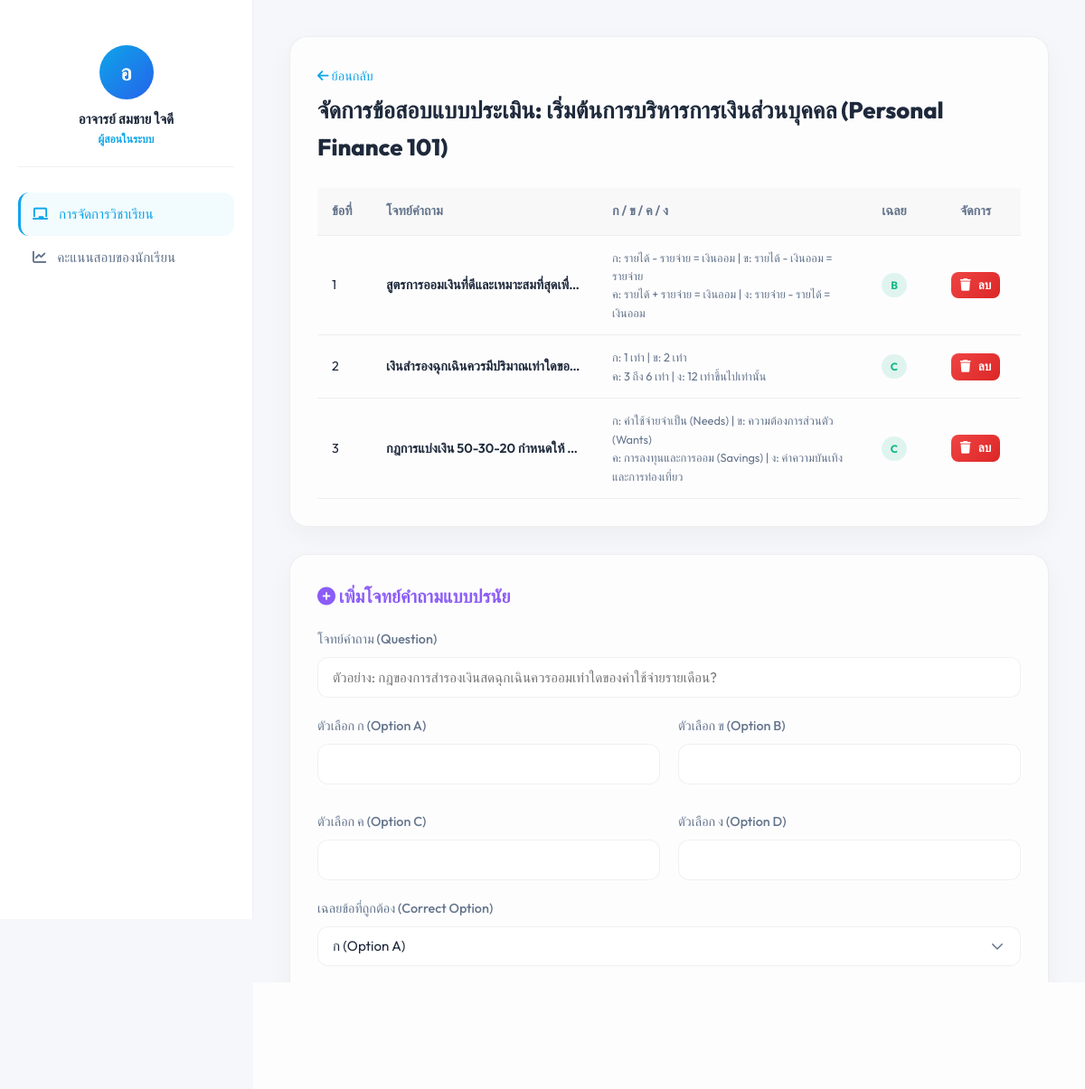
Page /index.php?page=teacher_quizzes&course_id=1 (signed in) on the committed database.
### tables this page shows
CREATE TABLE IF NOT EXISTS users (
    id INT AUTO_INCREMENT PRIMARY KEY,
    fullname VARCHAR(100) NOT NULL,
    username VARCHAR(50) NOT NULL UNIQUE,
    email VARCHAR(100) NOT NULL UNIQUE,
    password VARCHAR(255) NOT NULL,
    role ENUM('admin', 'teacher', 'student') NOT NULL DEFAULT 'student',
    created_at TIMESTAMP DEFAULT CURRENT_TIMESTAMP
);

CREATE TABLE IF NOT EXISTS courses (
    id INT AUTO_INCREMENT PRIMARY KEY,
    title VARCHAR(150) NOT NULL,
    description TEXT,
    teacher_id INT NOT NULL,
    thumbnail VARCHAR(255) DEFAULT 'default_course.jpg',
    created_at TIMESTAMP DEFAULT CURRENT_TIMESTAMP,
    FOREIGN KEY (teacher_id) REFERENCES users(id) ON DELETE CASCADE
);

CREATE TABLE IF NOT EXISTS quizzes (
    id INT AUTO_INCREMENT PRIMARY KEY,
    course_id INT NOT NULL,
    question TEXT NOT NULL,
    option_a VARCHAR(255) NOT NULL,
    option_b VARCHAR(255) NOT NULL,
    option_c VARCHAR(255) NOT NULL,
    option_d VARCHAR(255) NOT NULL,
    correct_option CHAR(1) NOT NULL,  
    created_at TIMESTAMP DEFAULT CURRENT_TIMESTAMP,
    FOREIGN KEY (course_id) REFERENCES courses(id) ON DELETE CASCADE
);

### config.php (called while the page is built, shortened)
<?php
$db_host = '127.0.0.1';
$db_user = 'root';
$db_pass = '';
$db_name = 'fin_course';
try {
    $pdo = new PDO("mysql:host=$db_host;dbname=$db_name;charset=utf8mb4", $db_user, $db_pass, [
        PDO::ATTR_ERRMODE => PDO::ERRMODE_EXCEPTION,
        PDO::ATTR_DEFAULT_FETCH_MODE => PDO::FETCH_ASSOC,
        PDO::ATTR_EMULATE_PREPARES => false,
    ]);
} catch (PDOException $e) {
    die("Database connection failed: " . $e->getMessage());
}
function isLoggedIn() {
    return isset($_SESSION['user_id']);
}
function getCurrentUser() {
    global $pdo;
    $stmt = $pdo->prepare("SELECT * FROM users WHERE id = ?");
    $stmt->execute([$_SESSION['user_id']]);
    return $stmt->fetch();
}
?>

### teacher/quizzes.php (the view, shortened to what this page needs)
<?php
require_once __DIR__ . '/header.php';
$course_id = (int)($_GET['course_id'] ?? 0);
$stmt = $pdo->prepare("SELECT * FROM courses WHERE id = ? AND teacher_id = ?");
$stmt->execute([$course_id, $teacher['id']]);
$course = $stmt->fetch();
$stmt = $pdo->prepare("SELECT * FROM quizzes WHERE course_id = ? ORDER BY id ASC");
$stmt->execute([$course_id]);
$courseQuizzes = $stmt->fetchAll();
?>
<div class="glass-card" style="margin-bottom: 30px;">
    <div style="display: flex; justify-content: space-between; align-items: center; margin-bottom: 25px;">
        <div>
            <a href="index.php?page=teacher_courses" style="color: var(--accent); text-decoration: none; font-size: 0.9rem;"><i class="fa-solid fa-arrow-left"></i> ย้อนกลับ</a>
            <h2 style="font-size: 1.6rem; font-weight: 800; margin-top: 5px;">จัดการข้อสอบแบบประเมิน: <?= htmlspecialchars($course['title']) ?></h2>
        </div>
    </div>
    <div class="table-responsive">
        <table class="table">
            <thead>
                <tr>
                    <th style="width: 60px;">ข้อที่</th>
                    <th>โจทย์คำถาม</th>
                    <th>ก / ข / ค / ง</th>
                    <th style="text-align: center; width: 80px;">เฉลย</th>
                    <th style="text-align: center; width: 100px;">จัดการ</th>
                </tr>
            </thead>
            <tbody>
                <?php if (count($courseQuizzes) === 0): ?>
                    <tr>
                        <td colspan="5" style="text-align: center; color: var(--text-secondary); padding: 30px;">วิชานี้ยังไม่มีชุดคำถามในระบบ โปรดใช้แบบฟอร์มด้านล่างเพื่อเพิ่มคำถามอย่างน้อย 1 ข้อ</td>
                    </tr>
                <?php else: ?>
                    <?php foreach ($courseQuizzes as $i => $q): ?>
                        <tr>
                            <td><?= $i + 1 ?></td>
                            <td style="font-weight: 600; max-width: 250px; overflow: hidden; text-overflow: ellipsis; white-space: nowrap;"><?= htmlspecialchars($q['question']) ?></td>
                            <td style="font-size: 0.8rem; color: var(--text-secondary);">
                                ก: <?= htmlspecialchars($q['option_a']) ?> | ข: <?= htmlspecialchars($q['option_b']) ?><br>
                                ค: <?= htmlspecialchars($q['option_c']) ?> | ง: <?= htmlspecialchars($q['option_d']) ?>
                            </td>
                            <td style="text-align: center;"><span class="badge badge-student"><?= $q['correct_option'] ?></span></td>
                            <td style="text-align: center;">
                                <a href="index.php?page=teacher_quizzes&action=delete_question&question_id=<?= $q['id'] ?>&course_id=<?= $course_id ?>"
                                   onclick="return confirm('ยืนยันลบคำถามนี้?')"
                                   class="btn btn-danger btn-sm" style="padding: 4px 10px;">
                                    <i class="fa-solid fa-trash"></i> ลบ
                                </a>
                            </td>
                        </tr>
                    <?php endforeach; ?>
                <?php endif; ?>
            </tbody>
        </table>
    </div>
</div>
<div class="glass-card">
    <h3 style="font-size: 1.25rem; font-weight: 700; margin-bottom: 20px; color: var(--accent-purple);"><i class="fa-solid fa-plus-circle"></i> เพิ่มโจทย์คำถามแบบปรนัย</h3>
    <form action="index.php?page=teacher_quizzes&action=add_question&course_id=<?= $course_id ?>" method="POST">
        <div class="form-group">
            <label class="form-label">โจทย์คำถาม (Question)</label>
            <input type="text" name="question" class="form-input" placeholder="ตัวอย่าง: กฎของการสำรองเงินสดฉุกเฉินควรออมเท่าใดของค่าใช้จ่ายรายเดือน?" required>
        </div>
        <div class="grid-2" style="grid-template-columns: 1fr 1fr; gap: 20px; margin-bottom: 10px;">
            <div class="form-group">
                <label class="form-label">ตัวเลือก ก (Option A)</label>
                <input type="text" name="option_a" class="form-input" required>
            </div>
            <div class="form-group">
                <label class="form-label">ตัวเลือก ข (Option B)</label>
                <input type="text" name="option_b" class="form-input" required>
            </div>
        </div>
        <div class="grid-2" style="grid-template-columns: 1fr 1fr; gap: 20px;">
            <div class="form-group">
                <label class="form-label">ตัวเลือก ค (Option C)</label>
                <input type="text" name="option_c" class="form-input" required>
            </div>
            <div class="form-group">
                <label class="form-label">ตัวเลือก ง (Option D)</label>
                <input type="text" name="option_d" class="form-input" required>
            </div>
        </div>
        <div class="form-group" style="margin-bottom: 25px;">
            <label class="form-label">เฉลยข้อที่ถูกต้อง (Correct Option)</label>
            <select name="correct_option" class="form-input form-select" required>
                <option value="A">ก (Option A)</option>
            </select>
        </div>
        <div style="display: flex; justify-content: flex-end;">
            <button type="submit" class="btn btn-secondary" style="padding: 12px 30px;">
                <i class="fa-solid fa-save"></i> บันทึกโจทย์คำถาม
            </button>
        </div>
    </form>
</div>
<?php require_once __DIR__ . '/footer.php'; ?>

### teacher/header.php (shortened to what this page needs)
<?php
require_once __DIR__ . '/../config.php';
$teacher = getCurrentUser();
global $page;
?>
<!DOCTYPE html>
<html lang="th">
<head>
    <link rel="stylesheet" href="assets/css/style.css">
    <link rel="stylesheet" href="https://cdnjs.cloudflare.com/ajax/libs/font-awesome/6.4.0/css/all.min.css">
</head>
<body>
<div class="dashboard-layout animate-slide-in">
    <div class="dashboard-sidebar">
        <div class="sidebar-profile" style="padding: 20px; border-bottom: 1px solid var(--border-color); margin-bottom: 20px; text-align: center;">
            <div style="width: 60px; height: 60px; border-radius: 50%; background: var(--primary-grad); color: #fff; font-weight: 700; display: flex; align-items: center; justify-content: center; font-size: 1.5rem; margin: 0 auto 10px; box-shadow: var(--shadow-blue);">
                <?= mb_substr($teacher['fullname'], 0, 1) ?: 'T' ?>
            </div>
            <div class="sidebar-profile-info">
                <div style="overflow: hidden;">
                    <div style="font-weight: 700; font-size: 0.95rem; white-space: nowrap; overflow: hidden; text-overflow: ellipsis;"><?= htmlspecialchars($teacher['fullname']) ?></div>
                    <div style="font-size: 0.75rem; color: var(--accent); font-weight: 600; text-transform: uppercase;">ผู้สอนในระบบ</div>
                </div>
            </div>
        </div>
        <div class="sidebar-nav-links">
            <a href="index.php?page=teacher_courses" class="sidebar-link <?= (strpos($page, 'teacher_courses') !== false || strpos($page, 'teacher_lessons') !== false || strpos($page, 'teacher_quizzes') !== false) ? 'active' : '' ?>">
                <i class="fa-solid fa-chalkboard"></i> การจัดการวิชาเรียน
            </a>
            <a href="index.php?page=teacher_reports" class="sidebar-link <?= ($page === 'teacher_reports') ? 'active' : '' ?>">
                <i class="fa-solid fa-chart-line"></i> คะแนนสอบของนักเรียน
            </a>
        </div>
        <div class="sidebar-bottom" style="margin-top: auto; padding: 20px; border-top: 1px solid var(--border-color);">
            <a href="index.php?page=home" class="sidebar-link" style="margin-bottom: 5px;">
                <i class="fa-solid fa-house"></i> หน้าหลักเว็บไซต์
            </a>
            <a href="index.php?page=logout" class="sidebar-link" style="color: #ef4444;">
                <i class="fa-solid fa-arrow-right-from-bracket"></i> ออกจากระบบ
            </a>
        </div>
    </div>
    <div class="dashboard-content">

### assets/css/style.css (style rules this page uses)
:root { --bg-dark: #f5f7fb; --bg-card: rgba(255, 255, 255, 0.75); --bg-card-hover: rgba(255, 255, 255, 0.95); --border-color: rgba(0, 0, 0, 0.06); --text-primary: #1e293b; --text-secondary: #64748b; --primary-grad: linear-gradient(135deg, #0ea5e9 0%, #2563eb 100%); --secondary-grad: linear-gradient(135deg, #a855f7 0%, #7c3aed 100%); --danger-grad: linear-gradient(135deg, #ef4444 0%, #dc2626 100%); --success-grad: linear-gradient(135deg, #10b981 0%, #059669 100%); --accent: #0ea5e9; --accent-purple: #8b5cf6; --shadow-neon: 0 8px 25px rgba(14, 165, 233, 0.2); --shadow-purple: 0 8px 25px rgba(139, 92, 246, 0.2); }
* { margin: 0; padding: 0; box-sizing: border-box; }
body { background-color: var(--bg-dark); font-family: 'Outfit', 'Sarabun', sans-serif; color: var(--text-primary); line-height: 1.6; min-height: 100vh; overflow-x: hidden; background-image: radial-gradient(circle at 10% 20%, rgba(139, 92, 246, 0.05) 0%, transparent 40%), radial-gradient(circle at 90% 80%, rgba(14, 165, 233, 0.05) 0%, transparent 40%); background-attachment: fixed; }
.glass-card { background: var(--bg-card); backdrop-filter: blur(15px); -webkit-backdrop-filter: blur(15px); border: 1px solid var(--border-color); border-radius: 20px; padding: 30px; box-shadow: 0 10px 30px rgba(0, 0, 0, 0.04); transition: all 0.3s cubic-bezier(0.4, 0, 0.2, 1); }
.btn { display: inline-flex; align-items: center; justify-content: center; gap: 8px; padding: 10px 22px; border-radius: 12px; font-weight: 600; font-size: 0.95rem; cursor: pointer; transition: all 0.3s cubic-bezier(0.4, 0, 0.2, 1); text-decoration: none; border: none; }
.btn-secondary { background: var(--secondary-grad); color: #fff; }
.btn-danger { background: var(--danger-grad); color: #fff; }
.btn-sm { padding: 6px 14px; font-size: 0.85rem; border-radius: 8px; }
.form-group { margin-bottom: 20px; position: relative; }
.form-label { display: block; margin-bottom: 8px; color: var(--text-secondary); font-size: 0.9rem; font-weight: 500; }
.form-input { width: 100%; padding: 12px 16px; border-radius: 12px; background: rgba(255, 255, 255, 0.8); border: 1px solid var(--border-color); color: var(--text-primary); font-family: inherit; font-size: 0.95rem; transition: all 0.3s; }
.form-select { appearance: none; background-repeat: no-repeat; background-position: right 16px center; background-size: 18px; padding-right: 40px; }
.grid-2 { display: grid; grid-template-columns: repeat(auto-fill, minmax(450px, 1fr)); gap: 30px; }
.table-responsive { overflow-x: auto; margin-top: 15px; }
.table { width: 100%; border-collapse: collapse; text-align: left; }
.table th, .table td { padding: 14px 16px; border-bottom: 1px solid var(--border-color); font-size: 0.9rem; }
.table th { font-weight: 600; color: var(--text-secondary); background: rgba(0, 0, 0, 0.02); }
.badge { display: inline-flex; padding: 4px 10px; border-radius: 20px; font-size: 0.75rem; font-weight: 700; }
.badge-student { background: rgba(16, 185, 129, 0.12); color: #10b981; }
.dashboard-layout { display: flex; min-height: calc(100vh - 73px); }
.dashboard-sidebar { width: 260px; background: rgba(255, 255, 255, 0.75); border-right: 1px solid var(--border-color); padding: 30px 20px; display: flex; flex-direction: column; gap: 8px; backdrop-filter: blur(10px); }
.sidebar-link { display: flex; align-items: center; gap: 12px; color: var(--text-secondary); text-decoration: none; padding: 12px 16px; border-radius: 12px; font-weight: 500; font-size: 0.95rem; transition: all 0.2s; }
.sidebar-link:hover, .sidebar-link.active { color: var(--accent); background: rgba(0, 0, 0, 0.03); }
.sidebar-link.active { border-left: 3px solid var(--accent); background: rgba(14, 165, 233, 0.05); padding-left: 13px; }
.dashboard-content { flex-grow: 1; padding: 40px; overflow-y: auto; }
.animate-slide-in { animation: slideIn 0.4s cubic-bezier(0.16, 1, 0.3, 1) forwards; }

### teacher/header.php (style rules this page uses)
body { margin: 0; padding: 0; background: var(--bg-dark); }
.dashboard-layout { min-height: 100vh; padding: 0; align-items: stretch; margin: 0; max-width: 100%; border-radius: 0; display: flex; }
.dashboard-sidebar { border-radius: 0; min-height: 100vh; margin: 0; border-right: 1px solid var(--border-color); display: flex; flex-direction: column; width: 280px; flex-shrink: 0; position: sticky; top: 0; background: #fff; z-index: 10; }
.dashboard-content { padding: 40px; flex-grow: 1; width: calc(100% - 280px); }

### rows in the picture
users: fullname "อ", fullname "อาจารย์ สมชาย ใจดี"
courses: title "เริ่มต้นการบริหารการเงินส่วนบุคคล (Personal Finance 101)"
quizzes: question "สูตรการออมเงินที่ดีและเหมาะสมที่สุดเพื่…", option_a "รายได้ - รายจ่าย = เงินออม", option_b "รายได้ - เงินออม = รายจ่าย", option_c "รายได้ + รายจ่าย = เงินออม", option_d "รายจ่าย - รายได้ = เงินออม", correct_option "B"
quizzes: question "เงินสำรองฉุกเฉินควรมีปริมาณเท่าใดขอ…", option_a "1 เท่า", option_b "2 เท่า", option_c "3 ถึง 6 เท่า", option_d "12 เท่าขึ้นไปเท่านั้น", correct_option "C"
quizzes: question "กฎการแบ่งเงิน 50-30-20 กำหนดให้…", option_a "ค่าใช้จ่ายจำเป็น (Needs)", option_b "ความต้องการส่วนตัว (Wants)", option_c "การลงทุนและการออม (Savings)", option_d "ค่าความบันเทิงและการท่องเที่ยว", correct_option "C"
